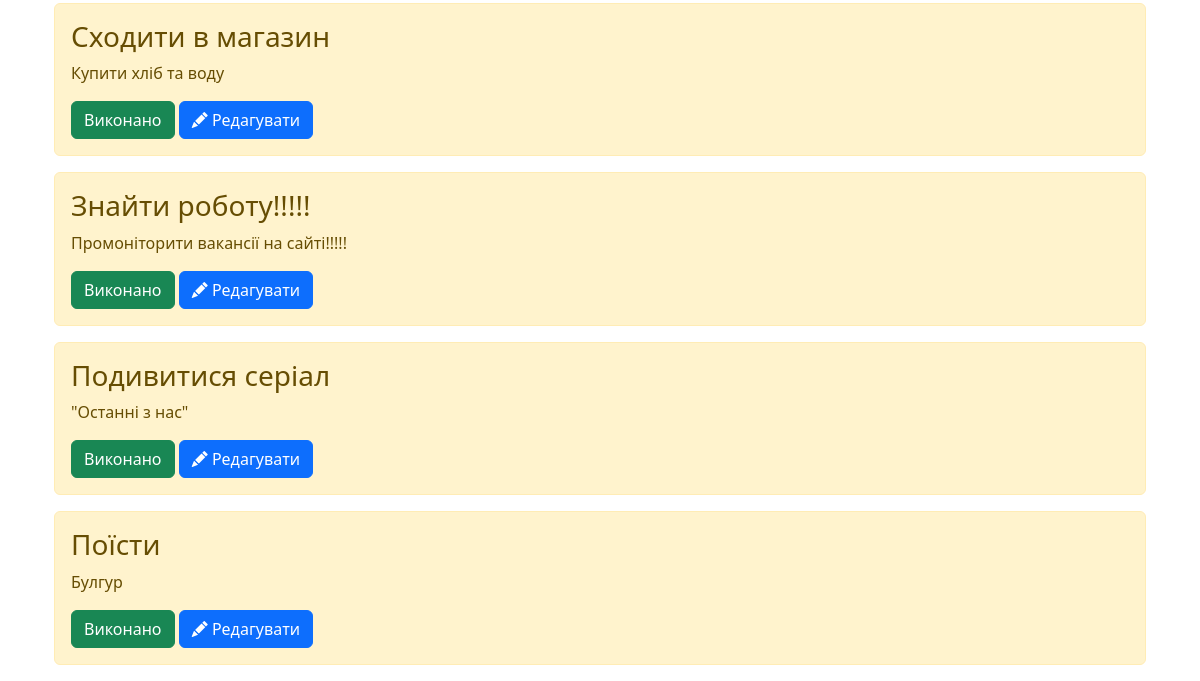
The page /task_in_list?tasklist_id=1 (signed in, lower part) on the database as committed earlier.
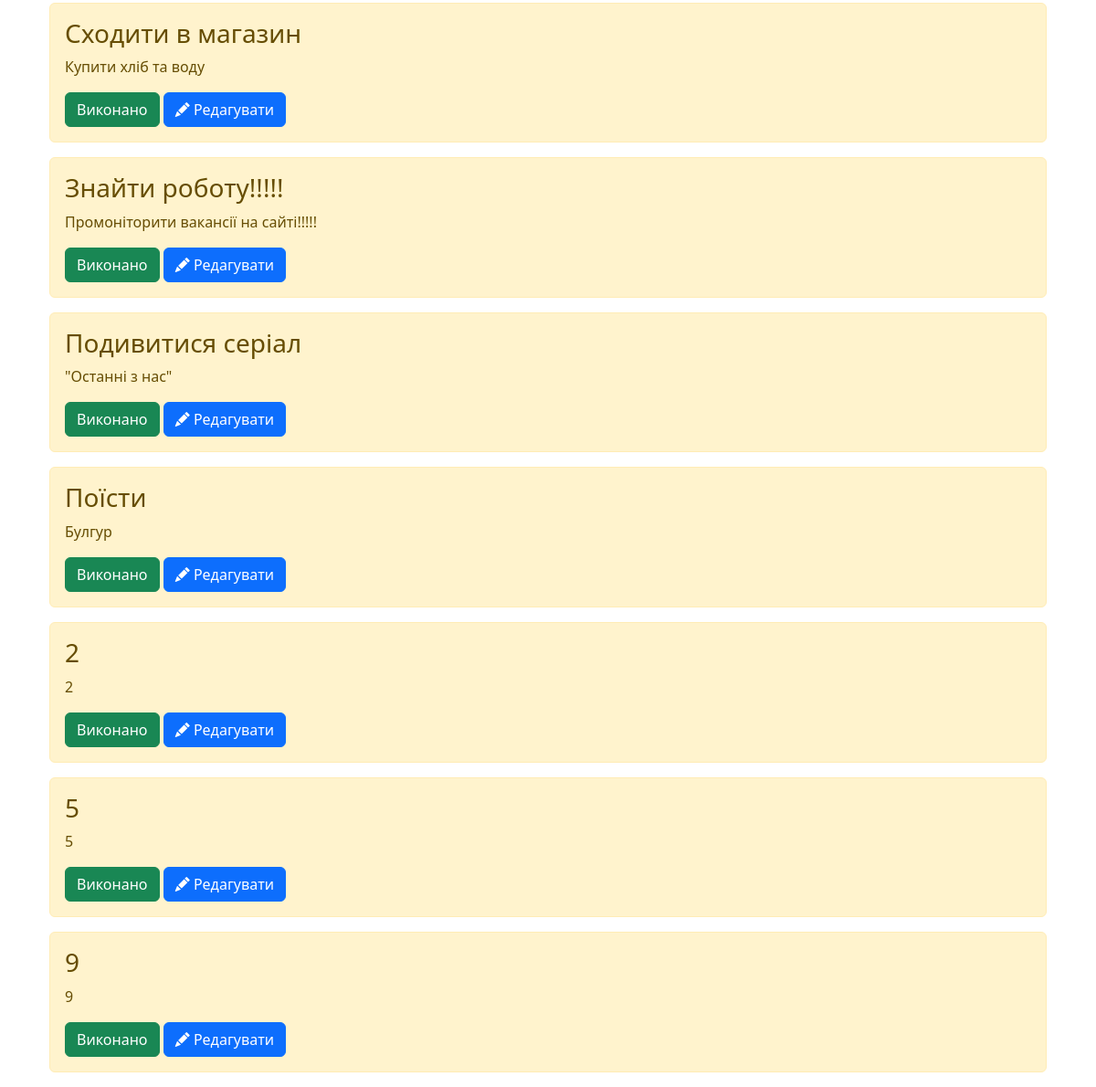
The same page on the database as committed later.
### main/models.py (models this page shows, shortened)
class Task(models.Model):
    tasklist = models.ForeignKey(TaskList, on_delete=models.CASCADE, default=1)
    title = models.CharField('Назва', max_length=100)
    task = models.TextField('Завдання')
    class Meta:
        verbose_name = 'Завдання'
        verbose_name_plural = 'Всі завдання'

### main/views.py (the view, shortened to what this page needs)
# urls.py: path('task_in_list', views.view_tasks, name='task_in_list')
def view_tasks(request):
    tasks = Task.objects.filter(tasklist__user=request.user.id, tasklist__id = int(request.GET['tasklist_id']))
    current_tasklist = TaskList.objects.get(id = int(request.GET['tasklist_id'])).name
    context = {
        'title': f'Задачі списку {current_tasklist}',
        'tasks': tasks,
        'user': request.user,
        'mode': 'task'
    }
    return render(request,'main/index.html', context)

### main/templates/main/index.html (shortened to what this page needs)
{% extends 'main/base.html' %}
{% block content %}
    {% if tasks %}
        {% if mode == 'task' %}
            <div class="container">
                {% for elem in tasks %}
                    <div class="alert alert-warning mt-2">
                        <h3>{{elem.title}}</h3>
                        <p>{{elem.task}}</p>
                        <form method="post">
                            <button class="btn btn-success" id="success" value="{{elem.id}}" name="success">Виконано</button>
                            <button class="btn btn-primary" id="edit" value="{{elem.id}}" name="edit"><i class="bi bi-pencil-fill"></i> Редагувати</button>
                        </form>
                    </div>
                {% endfor %}
            </div>
        {% else %}
            <div class="container">
            <h3>Йой, щось не так</h3>
        {% endif %}
    {% endif %}
{% endblock %}

Rows that differ between the two databases and show on the page:
added Task: title "2", task "2", {{ elem.id }} 29 (drawn)
added Task: title "5", task "5", {{ elem.id }} 30 (drawn)
added Task: title "9", task "9", {{ elem.id }} 31 (drawn)
